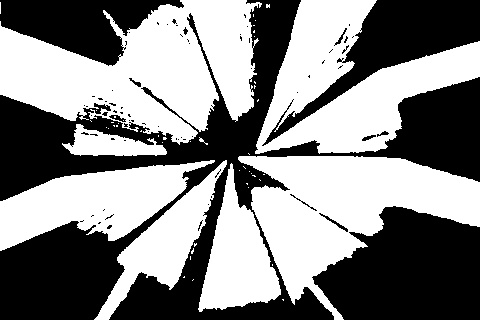
#> input picture DIP/Exercise 14/FCVS_Feb23_DIP_Image_Ex14_Mahdi_Bahar_Gogani/dataset/images/a.jpg, 480 x 320 px; its folder holds 4 pictures in this run; the run also reads 1 picture not shown here
$ jupyter execute --allow-errors FCVS_Feb23_DIP_Image_Ex14_Mahdi_Bahar_Gogani.ipynb
#> lines starting #> are read from the running program, lines starting #| are printed output that depends on the picture; after the words box and inside, x2 and y2 are one past the last pixel; in counts of white or black regions, pixels touching at a corner belong together
# Practice 14

# Image

### Exercise 1

### 2

[cell 1]
import cv2 as cv

import matplotlib.pyplot as plt
import numpy as np
import os

[cell 2]
dir_path = 'dataset\\images'
content = os.scandir(dir_path)
dic = {}
count=0
for item in content:
    if item.is_file():
        count+=1
        dic[count]=item.path
        print('FILE: ' + item.path)
    else:
        print('DIR: ' + item.path)

[cell 3]
dic

[cell 4]
def col_gray_bin (x):
    if len(x)==3:
        print('The image is Color')
    elif len(x)==2:
        print('The image is gray')
    else:
        print('The image is binary')

[cell 5]
# example
img1= cv.imread(r'dataset/images/a.jpg',cv.IMREAD_UNCHANGED)
#> img1 is the input picture: shape (320, 480); min 0, max 255, mean 133.8
print(img1)
#> (printed output is left out)
print(f'shape of image a is {img1.shape}')
#| shape of image a is (320, 480)
col_gray_bin(img1.shape)

[cell 6]
# First Solution
for i in range(len(dic)):
    print(dic[i+1])
    img= cv.imread(dic[i+1],cv.IMREAD_UNCHANGED)
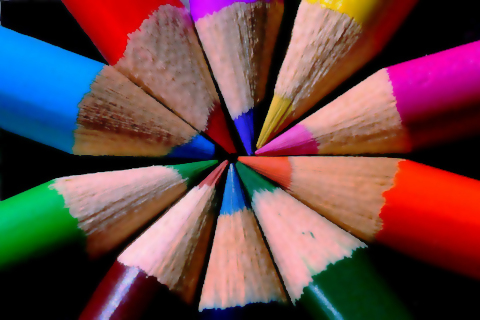
#> input picture DIP/Exercise 14/FCVS_Feb23_DIP_Image_Ex14_Mahdi_Bahar_Gogani/dataset/images/b.jpg, 480 x 320 px
#> img is the input picture: shape (320, 480, 3); mean B, G, R 72, 69.8, 104.8
    print(f'shape of image is {img.shape}')
#| shape of image is (320, 480, 3)
    col_gray_bin(img.shape)

[cell 7]
# Second Solution

dir_path = 'dataset\images'
#> dir_path = 'dataset\\images'
content = os.scandir(dir_path)
for item in content:
    if item.is_file():
        print('FILE: ' + item.path)
#| FILE: DIP/Exercise 14/FCVS_Feb23_DIP_Image_Ex14_Mahdi_Bahar_Gogani/dataset/images/b.jpg
        img= cv.imread(item.path,cv.IMREAD_UNCHANGED)
        print(f'shape of image is {img.shape}')
        col_gray_bin(img.shape)
    else:
        print('DIR: ' + item.path)

## Show images

[cell 8]
a= cv.imread(r'dataset/images/a.jpg',cv.IMREAD_UNCHANGED)

plt.imshow(a,cmap='gray')
plt.axis('off')
plt.title('image a')
plt.show()

[cell 9]
plt.hist(a.ravel(),256,[0,256])
plt.show()
#> figure, not shown here; tallest bar 71752 high, from x = 255 to 256

[cell 10]
b= cv.imread(r'dataset/images/b.jpg',cv.IMREAD_UNCHANGED)

b_RGB = cv.cvtColor(b,cv.COLOR_RGB2BGR)
plt.imshow(b_RGB)
plt.axis('off')
plt.title('image b')
plt.show()

[cell 11]
plt.hist(b_RGB.ravel(),256,[0,256])
plt.show()
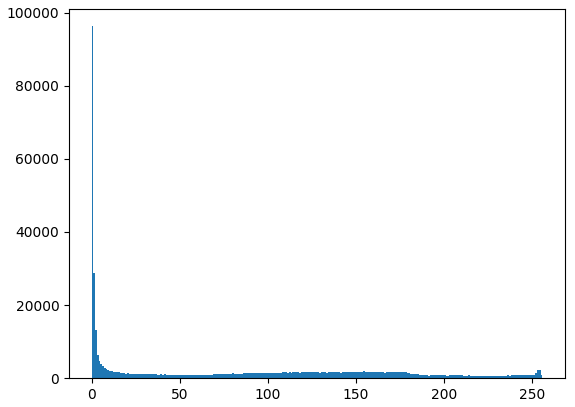
#> figure drawn by matplotlib, 1 panel; tallest bar 96284 high, from x = 0 to 1

[cell 12]
c= cv.imread(r'dataset/images/c.jpg',cv.IMREAD_UNCHANGED)
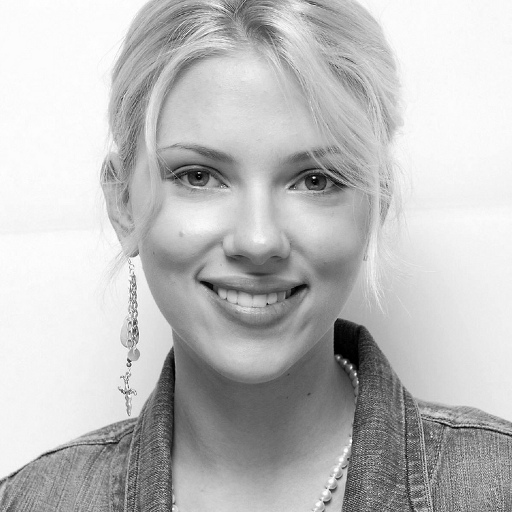
#> input picture DIP/Exercise 14/FCVS_Feb23_DIP_Image_Ex14_Mahdi_Bahar_Gogani/dataset/images/c.jpg, 512 x 512 px
#> c is the input picture: shape (512, 512); min 0, max 255, mean 190.1

plt.imshow(c,cmap='gray')
plt.axis('off')
plt.title('image c')
plt.show()

[cell 13]
plt.hist(c.ravel(),256,[0,256])
plt.show()
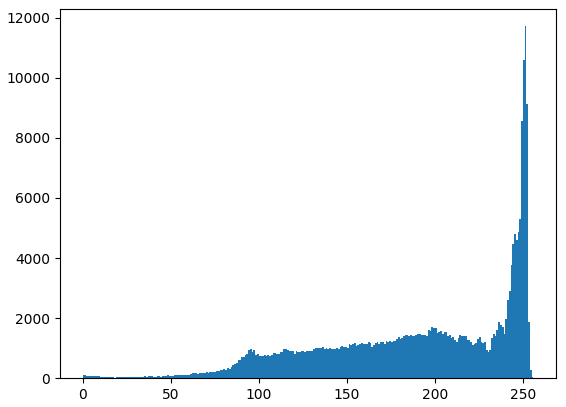
#> figure drawn by matplotlib, 1 panel; tallest bar 11719 high, from x = 251 to 252

[cell 14]
d= cv.imread(r'dataset/images/d.png',cv.IMREAD_UNCHANGED)

plt.imshow(d,cmap='gray')
plt.axis('off')
plt.title('image d')
plt.show()

[cell 15]
plt.hist(d.ravel(),256,[0,256])
plt.show()
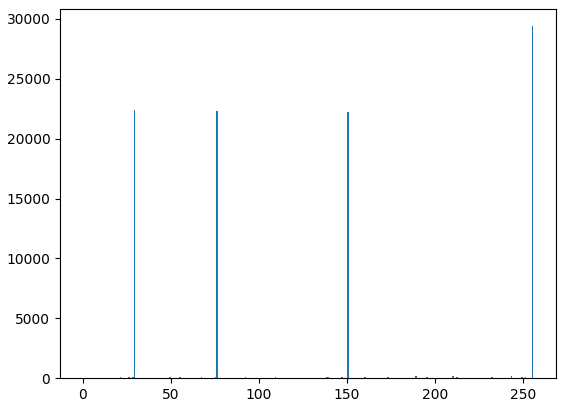
#> figure drawn by matplotlib, 1 panel; tallest bar 29391 high, from x = 255 to 256

[cell 16]
e= cv.imread(r'dataset/images/e.jpg',cv.IMREAD_UNCHANGED)

#> (the rest of this cell did not finish here and is left out)

#> (a cell that did not finish here is left out)

## Convert gray to binary and color to gray

## contrast

[cell 18]
# a is gray image so convert it to the binary image
(thesh, a_convert) = cv.threshold(a, 128, 255, cv.THRESH_BINARY)
#> a_convert: shape (320, 480); 52.5% white; 74 black regions (62 under 20 px), largest, box (x1, y1, x2, y2) and area: (0, 0, 480, 320) 43095, (312, 206, 480, 320) 14222, (262, 0, 480, 146) 8423
plt.imshow(a_convert, cmap='gray')
plt.title('a convert to binary')
plt.show()

[cell 19]
## create function to get contrast

con = lambda x : 255-x
contrast = np.vectorize(con)

[cell 20]
# comparing a with contrast a
a_conttrast = contrast(a_convert)
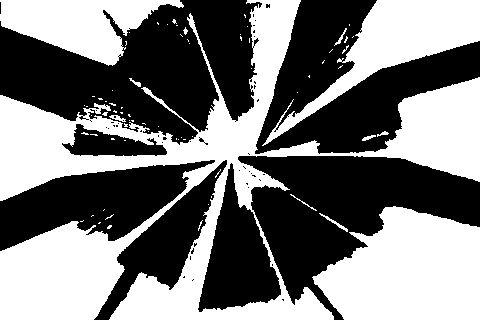
#> a_conttrast: shape (320, 480) int64; 47.5% white; 74 white regions (62 under 20 px), largest, box (x1, y1, x2, y2) and area: (0, 0, 480, 320) 43095, (312, 206, 480, 320) 14222, (262, 0, 480, 146) 8423

plt.figure(figsize=(12,8))
plt.subplot(1,3,1)
plt.imshow(a, cmap='gray')
plt.title('a')
plt.subplot(1,3,2)
plt.imshow(a_convert, cmap='gray')
plt.title('a convert to binary')
plt.subplot(1,3,3)
plt.imshow(a_conttrast,cmap= 'gray')
plt.title('Contrast converted a')
plt.show()

[cell 21]
b_gray = cv.cvtColor(b,cv.COLOR_RGB2GRAY)
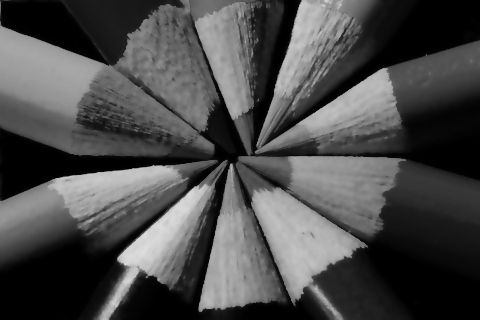
#> b_gray: shape (320, 480); min 0, max 223, mean 74.4
plt.imshow(b_gray,cmap='gray')
plt.title('b convert to gray')
plt.show()

[cell 22]
b_gray_conttrast = contrast(b_gray)
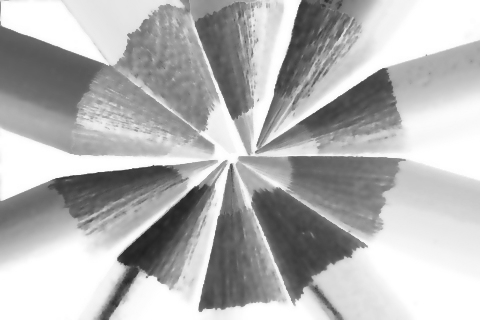
#> b_gray_conttrast: shape (320, 480) int64; min 32, max 255, mean 180.6

plt.figure(figsize=(12,8))
plt.subplot(1,3,1)
plt.imshow(b_RGB, cmap='gray')
plt.title('b')
plt.subplot(1,3,2)
plt.imshow(b_gray, cmap='gray')
plt.title('b convert to gray')
plt.subplot(1,3,3)
plt.imshow(b_gray_conttrast,cmap= 'gray')
plt.title('Contrast converted b')
plt.show()

[cell 23]
(thesh,c_convert) = cv.threshold(c,128,255,cv.THRESH_BINARY)
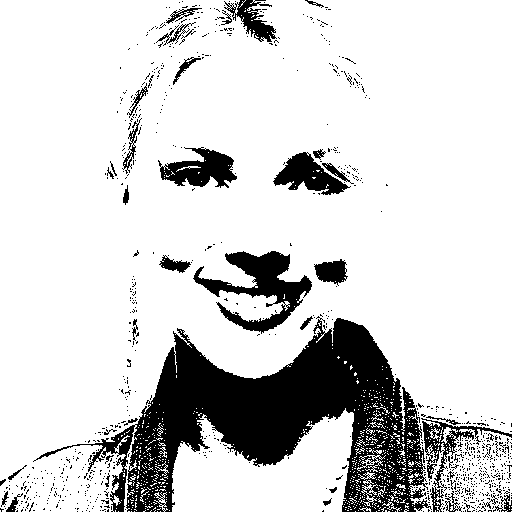
#> c_convert: shape (512, 512); 83% white; 918 black regions (877 under 20 px), largest, box (x1, y1, x2, y2) and area: (33, 316, 432, 512) 29859, (193, 251, 312, 334) 3696, (158, 147, 237, 188) 1785
plt.imshow(c_convert,cmap='gray')
plt.title('c convert to binary')
plt.show()

[cell 24]
# comparing c with contrast c
c_conttrast = contrast(c_convert)

plt.figure(figsize=(12,8))
plt.subplot(1,3,1)
plt.imshow(c, cmap='gray')
plt.title('c')
plt.subplot(1,3,2)
plt.imshow(c_convert, cmap='gray')
plt.title('c convert to binary')
plt.subplot(1,3,3)
plt.imshow(c_conttrast,cmap= 'gray')
plt.title('Contrast converted c')
plt.show()

[cell 25]
(thesh,d_convert) = cv.threshold(d,128,255,cv.THRESH_BINARY)
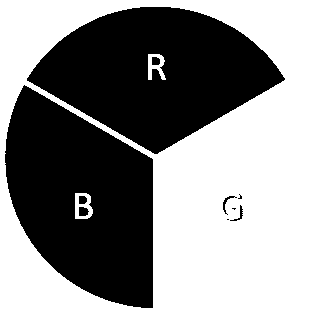
#> d_convert: shape (316, 314); 54.1% white; 10 black regions (3 under 20 px), largest, box (x1, y1, x2, y2) and area: (27, 7, 285, 154) 22762, (5, 85, 153, 308) 22480, (79, 207, 89, 216) 75
plt.imshow(d_convert,cmap='gray')
plt.title('d convert to binary')
plt.show()

[cell 26]
# comparing d with contrast d
d_conttrast = contrast(d_convert)

plt.figure(figsize=(12,8))

plt.subplot(1,3,1)
plt.imshow(d, cmap='gray')
plt.title('d')
plt.subplot(1,3,2)
plt.imshow(d_convert, cmap='gray')
plt.title('d convert to binary')
plt.subplot(1,3,3)
plt.imshow(d_conttrast,cmap= 'gray')
plt.title('Contrast converted d')
plt.show()
